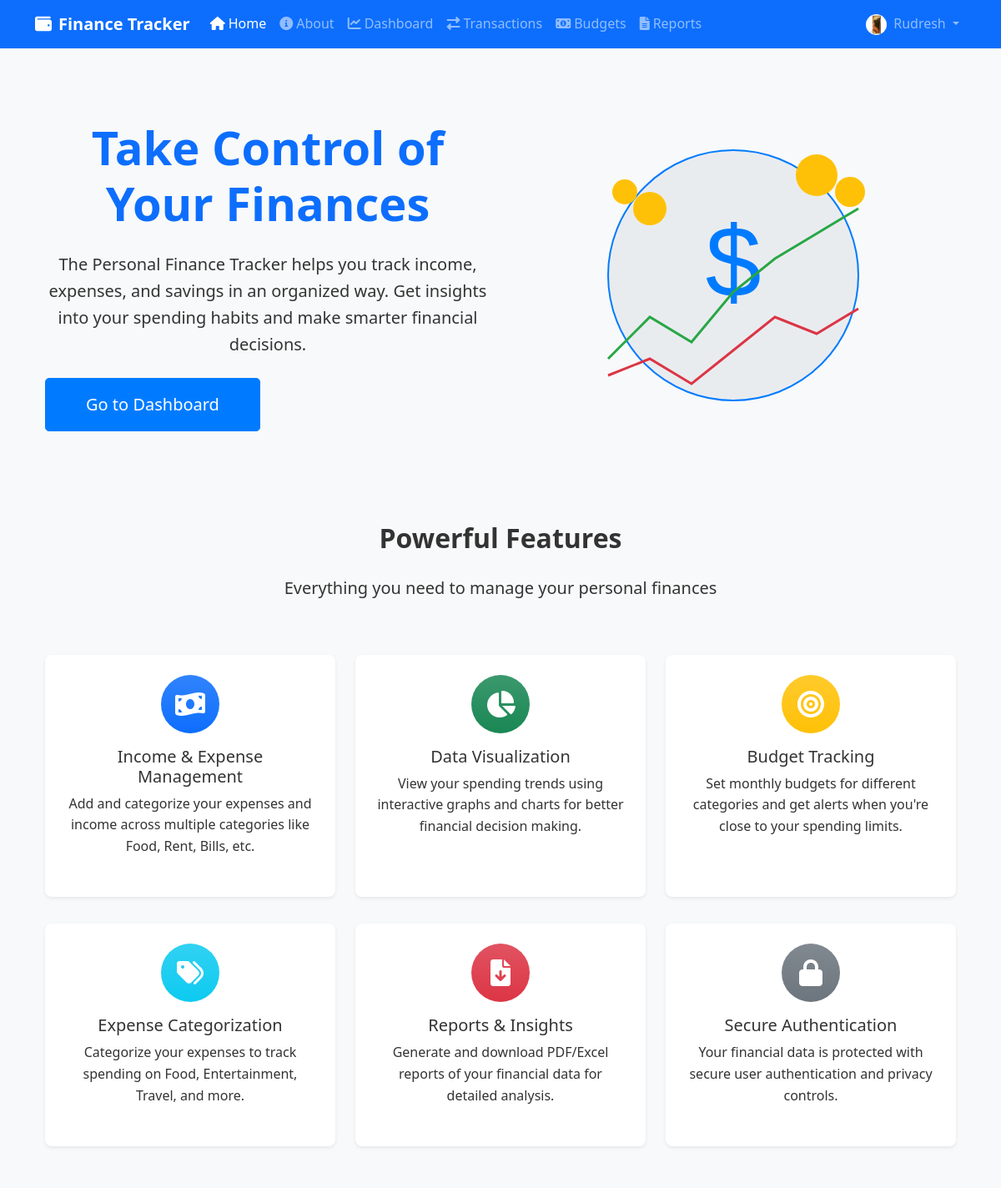
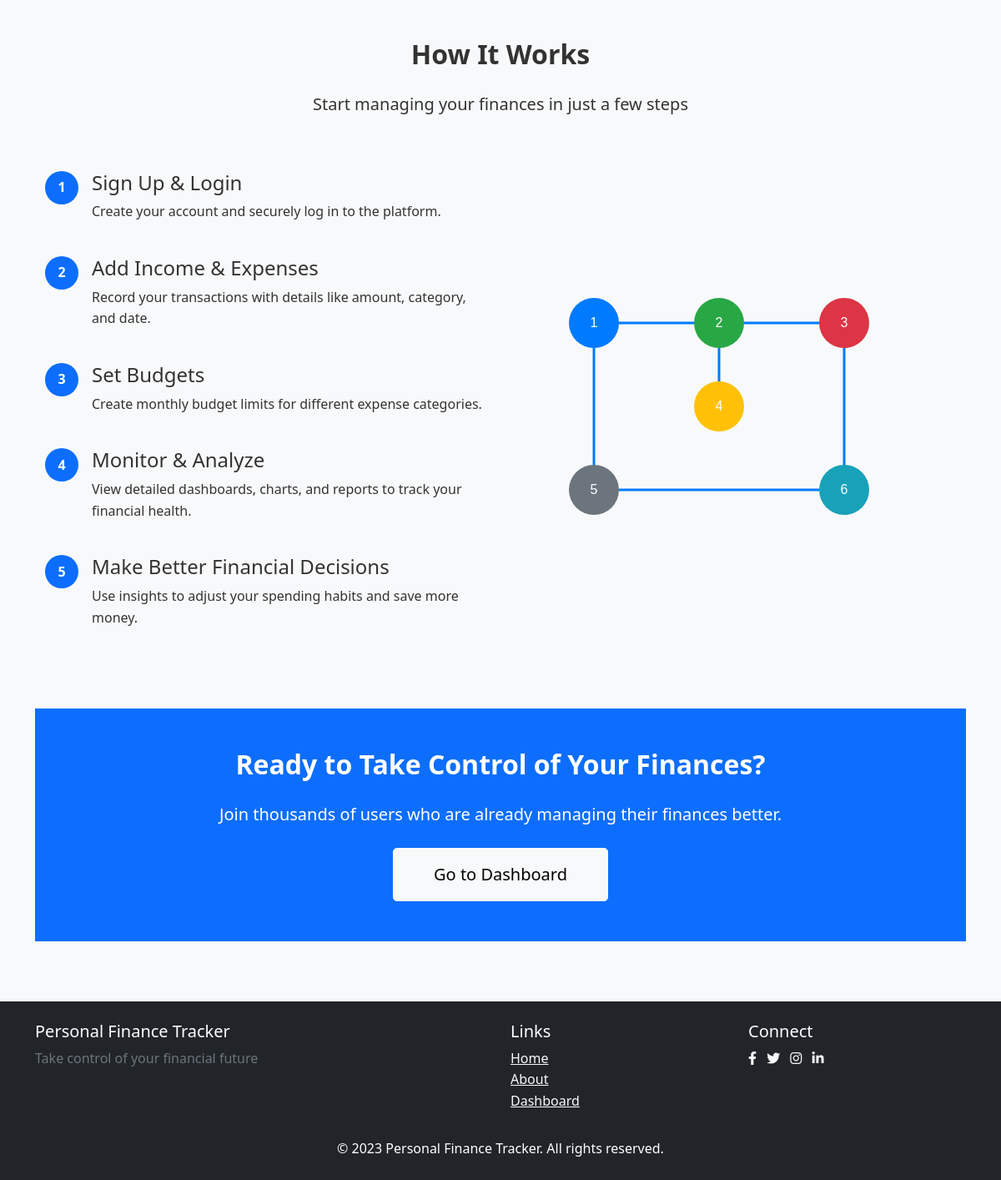
/welcome (signed in), run on the app's committed database (2 pictures, top to bottom).
### app/models/user.py (models this page shows, shortened)
class User(db.Model, UserMixin):
    id = db.Column(db.Integer, primary_key=True)
    username = db.Column(db.String(20), unique=True, nullable=False)
    email = db.Column(db.String(120), unique=True, nullable=False)
    image_file = db.Column(db.String(20), nullable=False, default='default.jpg')
    password_hash = db.Column(db.String(60), nullable=False)
    created_at = db.Column(db.DateTime, nullable=False, default=datetime.utcnow)
    transactions = db.relationship('Transaction', backref='user', lazy=True)
    budgets = db.relationship('Budget', backref='user', lazy=True)
    @property
    def password(self):
        raise AttributeError('Password is not a readable attribute')

### app/routes/main.py (the view)
@main.route('/')
@main.route('/welcome')
def welcome():
    return render_template('welcome.html', title='Welcome')

### app/templates/welcome.html (shortened to what this page needs)
{% extends "layout.html" %}
{% block content %}
<div class="welcome-page">
    <section class="hero-section text-center py-5">
        <div class="container">
            <div class="row align-items-center">
                <div class="col-lg-6">
                    <h1 class="display-4 fw-bold text-primary">Take Control of Your Finances</h1>
                    <p class="lead my-4">The Personal Finance Tracker helps you track income, expenses, and savings in an organized way. Get insights into your spending habits and make smarter financial decisions.</p>
                    <div class="d-grid gap-2 d-md-flex justify-content-md-start">
                        {% if current_user.is_authenticated %}
                        <a href="{{ url_for('dashboard.home') }}" class="btn btn-primary btn-lg px-5 py-3">Go to Dashboard</a>
                        {% else %}
                        <a href="{{ url_for('auth.register') }}" class="btn btn-primary btn-lg px-5 py-3 me-md-2">Get Started</a>
                        <a href="{{ url_for('auth.login') }}" class="btn btn-outline-secondary btn-lg px-5 py-3">Login</a>
                        {% endif %}
                    </div>
                </div>
                <div class="col-lg-6">
                    <img src="{{ url_for('static', filename='images/finance-hero.svg') }}" alt="Finance Management" class="img-fluid">
                </div>
            </div>
        </div>
    </section>
    <section class="features-section py-5 bg-light">
        <div class="container">
            <div class="row text-center mb-5">
                <div class="col-12">
                    <h2 class="fw-bold">Powerful Features</h2>
                    <p class="lead">Everything you need to manage your personal finances</p>
                </div>
            </div>
            <div class="row g-4">
                <div class="col-md-4">
                    <div class="card h-100 border-0 shadow-sm">
                        <div class="card-body text-center p-4">
                            <div class="feature-icon bg-primary bg-gradient text-white rounded-circle mb-3">
                                <i class="fas fa-money-bill-wave fa-2x p-3"></i>
                            </div>
                            <h3 class="card-title h5">Income & Expense Management</h3>
                            <p class="card-text">Add and categorize your expenses and income across multiple categories like Food, Rent, Bills, etc.</p>
                        </div>
                    </div>
                </div>
                <div class="col-md-4">
                    <div class="card h-100 border-0 shadow-sm">
                        <div class="card-body text-center p-4">
                            <div class="feature-icon bg-success bg-gradient text-white rounded-circle mb-3">
                                <i class="fas fa-chart-pie fa-2x p-3"></i>
                            </div>
                            <h3 class="card-title h5">Data Visualization</h3>
                            <p class="card-text">View your spending trends using interactive graphs and charts for better financial decision making.</p>
                        </div>
                    </div>
                </div>
                <div class="col-md-4">
                    <div class="card h-100 border-0 shadow-sm">
                        <div class="card-body text-center p-4">
                            <div class="feature-icon bg-warning bg-gradient text-white rounded-circle mb-3">
                                <i class="fas fa-bullseye fa-2x p-3"></i>
                            </div>
                            <h3 class="card-title h5">Budget Tracking</h3>
                            <p class="card-text">Set monthly budgets for different categories and get alerts when you're close to your spending limits.</p>
                        </div>
                    </div>
                </div>
            </div>
            <div class="row g-4 mt-2">
                <div class="col-md-4">
                    <div class="card h-100 border-0 shadow-sm">
                        <div class="card-body text-center p-4">
                            <div class="feature-icon bg-info bg-gradient text-white rounded-circle mb-3">
                                <i class="fas fa-tags fa-2x p-3"></i>
                            </div>
                            <h3 class="card-title h5">Expense Categorization</h3>
                            <p class="card-text">Categorize your expenses to track spending on Food, Entertainment, Travel, and more.</p>
                        </div>
                    </div>
                </div>
                <div class="col-md-4">
                    <div class="card h-100 border-0 shadow-sm">
                        <div class="card-body text-center p-4">
                            <div class="feature-icon bg-danger bg-gradient text-white rounded-circle mb-3">
                                <i class="fas fa-file-download fa-2x p-3"></i>
                            </div>
                            <h3 class="card-title h5">Reports & Insights</h3>
                            <p class="card-text">Generate and download PDF/Excel reports of your financial data for detailed analysis.</p>
                        </div>
                    </div>
                </div>
                <div class="col-md-4">
                    <div class="card h-100 border-0 shadow-sm">
                        <div class="card-body text-center p-4">
                            <div class="feature-icon bg-secondary bg-gradient text-white rounded-circle mb-3">
                                <i class="fas fa-lock fa-2x p-3"></i>
                            </div>
                            <h3 class="card-title h5">Secure Authentication</h3>
                            <p class="card-text">Your financial data is protected with secure user authentication and privacy controls.</p>
                        </div>
                    </div>
                </div>
            </div>
        </div>
    </section>
    <section class="how-it-works-section py-5">
        <div class="container">
            <div class="row text-center mb-5">
                <div class="col-12">
                    <h2 class="fw-bold">How It Works</h2>
                    <p class="lead">Start managing your finances in just a few steps</p>
                </div>
            </div>
            <div class="row align-items-center">
                <div class="col-md-6 order-md-2">
                    <img src="{{ url_for('static', filename='images/workflow.svg') }}" alt="How It Works" class="img-fluid">
                </div>
                <div class="col-md-6 order-md-1">
                    <div class="steps">
                        <div class="step d-flex mb-4">
                            <div class="step-number bg-primary text-white rounded-circle me-3">1</div>
                            <div>
                                <h4>Sign Up & Login</h4>
                                <p>Create your account and securely log in to the platform.</p>
                            </div>
                        </div>
                        <div class="step d-flex mb-4">
                            <div class="step-number bg-primary text-white rounded-circle me-3">2</div>
                            <div>
                                <h4>Add Income & Expenses</h4>
                                <p>Record your transactions with details like amount, category, and date.</p>
                            </div>
                        </div>
                        <div class="step d-flex mb-4">
                            <div class="step-number bg-primary text-white rounded-circle me-3">3</div>
                            <div>
                                <h4>Set Budgets</h4>
                                <p>Create monthly budget limits for different expense categories.</p>
                            </div>
                        </div>
                        <div class="step d-flex mb-4">
                            <div class="step-number bg-primary text-white rounded-circle me-3">4</div>
                            <div>
                                <h4>Monitor & Analyze</h4>
                                <p>View detailed dashboards, charts, and reports to track your financial health.</p>
                            </div>
                        </div>
                        <div class="step d-flex">
                            <div class="step-number bg-primary text-white rounded-circle me-3">5</div>
                            <div>
                                <h4>Make Better Financial Decisions</h4>
                                <p>Use insights to adjust your spending habits and save more money.</p>
                            </div>
                        </div>
                    </div>
                </div>
            </div>
        </div>
    </section>
    <section class="cta-section py-5 bg-primary text-white text-center">
        <div class="container">
            <h2 class="fw-bold">Ready to Take Control of Your Finances?</h2>
            <p class="lead mb-4">Join thousands of users who are already managing their finances better.</p>
            {% if current_user.is_authenticated %}
            <a href="{{ url_for('dashboard.home') }}" class="btn btn-light btn-lg px-5 py-3">Go to Dashboard</a>
            {% else %}
            <a href="{{ url_for('auth.register') }}" class="btn btn-light btn-lg px-5 py-3">Get Started Now</a>
            {% endif %}
        </div>
    </section>
</div>
{% endblock %}

### app/templates/layout.html (shortened to what this page needs)
<!DOCTYPE html>
<html lang="en">
<head>
    <link href="https://cdn.jsdelivr.net/npm/bootstrap@5.1.3/dist/css/bootstrap.min.css" rel="stylesheet">
    <link rel="stylesheet" href="https://cdnjs.cloudflare.com/ajax/libs/font-awesome/6.0.0-beta3/css/all.min.css">
    <link rel="stylesheet" href="{{ url_for('static', filename='css/main.css') }}">
</head>
<body>
    <header>
        <nav class="navbar navbar-expand-lg navbar-dark bg-primary">
            <div class="container">
                <a class="navbar-brand" href="{{ url_for('main.welcome') }}">
                    <i class="fas fa-wallet me-2"></i>Finance Tracker
                </a>
                <div class="collapse navbar-collapse" id="navbarNav">
                    <ul class="navbar-nav me-auto mb-2 mb-lg-0">
                        <li class="nav-item">
                            <a class="nav-link {% if request.endpoint == 'main.welcome' %}active{% endif %}" href="{{ url_for('main.welcome') }}">
                                <i class="fas fa-home me-1"></i>Home
                            </a>
                        </li>
                        <li class="nav-item">
                            <a class="nav-link {% if request.endpoint == 'main.about' %}active{% endif %}" href="{{ url_for('main.about') }}">
                                <i class="fas fa-info-circle me-1"></i>About
                            </a>
                        </li>
                        {% if current_user.is_authenticated %}
                            <li class="nav-item">
                                <a class="nav-link {% if request.endpoint == 'dashboard.home' %}active{% endif %}" href="{{ url_for('dashboard.home') }}">
                                    <i class="fas fa-chart-line me-1"></i>Dashboard
                                </a>
                            </li>
                            <li class="nav-item">
                                <a class="nav-link {% if request.endpoint == 'transactions.view_transactions' %}active{% endif %}" href="{{ url_for('transactions.view_transactions') }}">
                                    <i class="fas fa-exchange-alt me-1"></i>Transactions
                                </a>
                            </li>
                            <li class="nav-item">
                                <a class="nav-link {% if request.endpoint == 'budgets.view_budgets' %}active{% endif %}" href="{{ url_for('budgets.view_budgets') }}">
                                    <i class="fas fa-money-bill-alt me-1"></i>Budgets
                                </a>
                            </li>
                            <li class="nav-item">
                                <a class="nav-link {% if request.endpoint == 'reports.generate_report' %}active{% endif %}" href="{{ url_for('reports.generate_report') }}">
                                    <i class="fas fa-file-alt me-1"></i>Reports
                                </a>
                            </li>
                        {% endif %}
                    </ul>
                    <ul class="navbar-nav">
                        {% if current_user.is_authenticated %}
                            <li class="nav-item dropdown">
                                <a class="nav-link dropdown-toggle" href="#" id="userDropdown" role="button" data-bs-toggle="dropdown">
                                    <img src="{{ url_for('static', filename='profile_pics/' + current_user.image_file) }}" alt="Profile" class="rounded-circle me-1" style="width: 25px; height: 25px;">
                                    {{ current_user.username }}
                                </a>
                            </li>
                        {% endif %}
                    </ul>
                </div>
            </div>
        </nav>
    </header>
    <main class="container py-4">
        {% block content %}{% endblock %}
    </main>
    <footer class="bg-dark text-white py-4 mt-5">
        <div class="container">
            <div class="row">
                <div class="col-md-6">
                    <h5>Personal Finance Tracker</h5>
                    <p class="text-muted">Take control of your financial future</p>
                </div>
                <div class="col-md-3">
                    <h5>Links</h5>
                    <ul class="list-unstyled">
                        <li><a href="{{ url_for('main.welcome') }}" class="text-light">Home</a></li>
                        <li><a href="{{ url_for('main.about') }}" class="text-light">About</a></li>
                        {% if current_user.is_authenticated %}
                            <li><a href="{{ url_for('dashboard.home') }}" class="text-light">Dashboard</a></li>
                        {% else %}
                            <li><a href="{{ url_for('auth.login') }}" class="text-light">Login</a></li>
                        {% endif %}
                    </ul>
                </div>
                <div class="col-md-3">
                    <h5>Connect</h5>
                    <div class="social-links">
                        <a href="#" class="text-light me-2"><i class="fab fa-facebook-f"></i></a>
                        <a href="#" class="text-light me-2"><i class="fab fa-twitter"></i></a>
                        <a href="#" class="text-light me-2"><i class="fab fa-instagram"></i></a>
                        <a href="#" class="text-light"><i class="fab fa-linkedin-in"></i></a>
                    </div>
                </div>
            </div>
            <div class="row mt-3">
                <div class="col-12 text-center">
                    <p class="mb-0">&copy; 2023 Personal Finance Tracker. All rights reserved.</p>
                </div>
            </div>
        </div>
    </footer>
</body>
</html>

### data on the page
User: image_file (picture), username "Rudresh"
